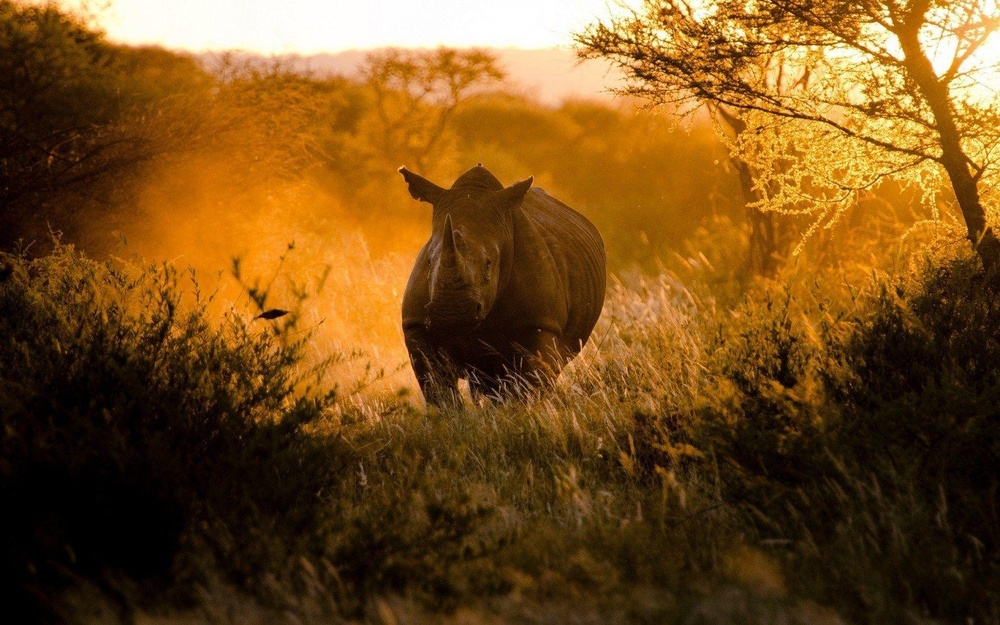
#> input picture Lab Task 5/1. Image Processing and Enhancement/africa.jpg, 1000 x 625 px, shrunk from 1680 x 1050 before the run
$ jupyter execute 'Grayscaling of image.ipynb'
#> lines starting #> are read from the running program, lines starting #| are printed output that depends on the picture
[cell 1]
import cv2

image = cv2.imread("africa.jpg")
#> image is the input picture: shape (625, 1000, 3); mean B, G, R 29.2, 77.8, 116.7

gray_image = cv2.cvtColor(image, cv2.COLOR_BGR2GRAY)
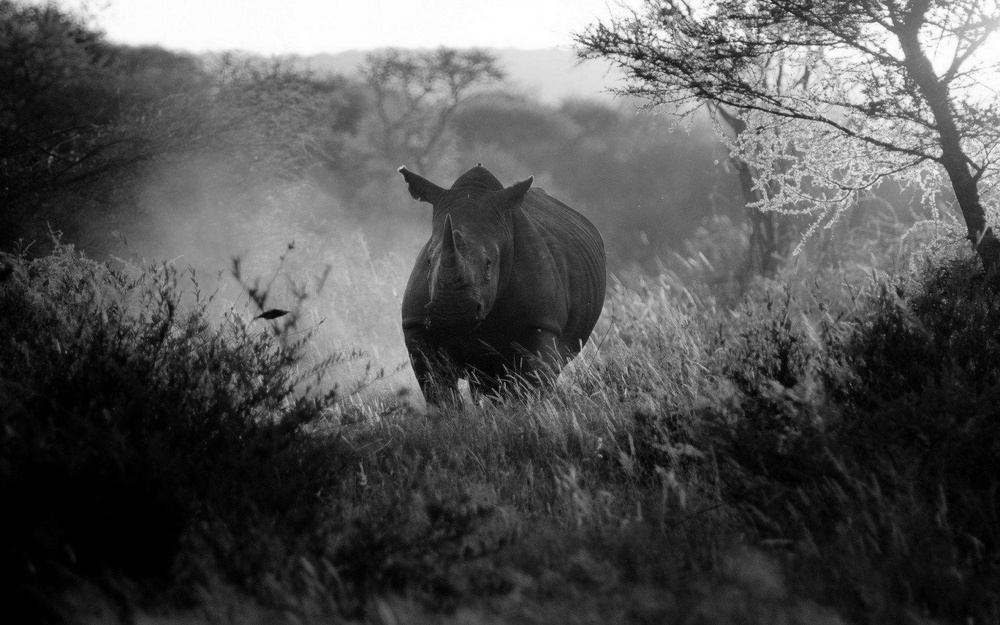
#> gray_image: shape (625, 1000); min 0, max 255, mean 83.9

cv2.imshow('Grayscale', gray_image)
cv2.waitKey(0)
cv2.destroyAllWindows()

[cell 2]
import cv2

img = cv2.imread('africa.jpg', 0)
#> img: shape (625, 1000); min 0, max 255, mean 83.9

cv2.imshow('Grayscale Image', img)
cv2.waitKey(0)
cv2.destroyAllWindows()

[cell 3]
import cv2

img_weighted = cv2.imread('africa.jpg')
rows, cols = img_weighted.shape[:2]
#> rows = 625; cols = 1000

for i in range(rows):
    for j in range(cols):
        gray = 0.2989 * img_weighted[i, j][2] + 0.5870 * img_weighted[i, j][1] + 0.1140 * img_weighted[i, j][0]
        img_weighted[i, j] = [gray, gray, gray]

cv2.imshow('Grayscale Image (Weighted)', img_weighted)
cv2.waitKey(0)
cv2.destroyAllWindows()

[cell 4]
import cv2

img = cv2.imread('africa.jpg')
rows, cols = img.shape[:2]

for i in range(rows):
    for j in range(cols):
        gray = (img[i, j, 0] + img[i, j, 1] + img[i, j, 2]) / 3
        img[i, j] = [gray, gray, gray]
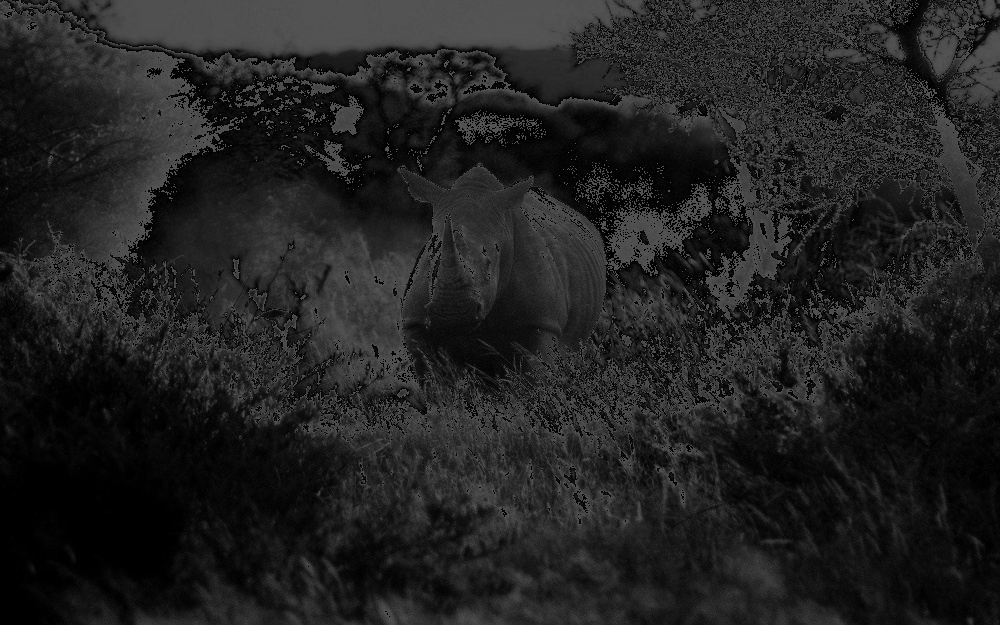
#> img: shape (625, 1000, 3); min 0, max 85, mean 33.2

cv2.imshow('Grayscale Image (Average)', img)
cv2.waitKey(0)
cv2.destroyAllWindows()

$ run again, with Lab Task 5/1. Image Processing and Enhancement/4.jpg copied over Lab Task 5/1. Image Processing and Enhancement/africa.jpg
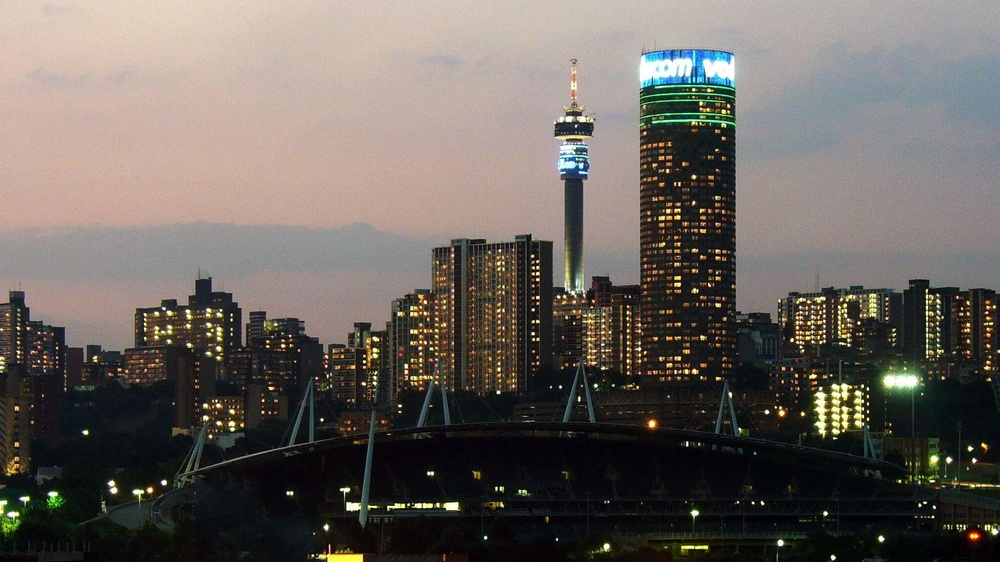
#> input picture Lab Task 5/1. Image Processing and Enhancement/4.jpg, 1000 x 562 px, shrunk from 1920 x 1080 before the run
#> image is the input picture: shape (562, 1000, 3); mean B, G, R 93.3, 98.8, 105.1
#> `gray_image = cv2.cvtColor(image, cv2.COLOR_BGR2GRAY)`:
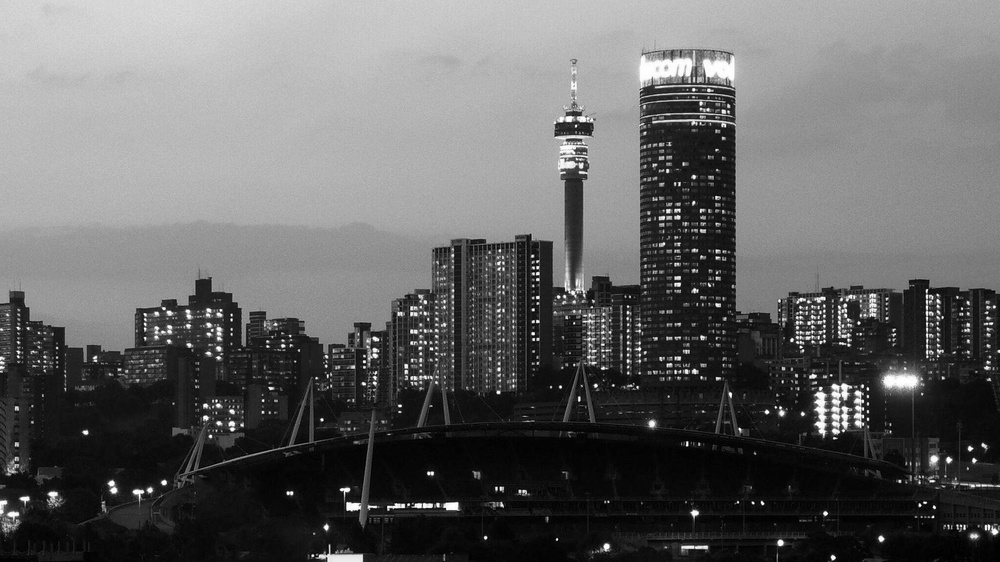
#> gray_image: shape (562, 1000); min 0, max 255, mean 100.1
#> after the loop `for i in range(rows):`:
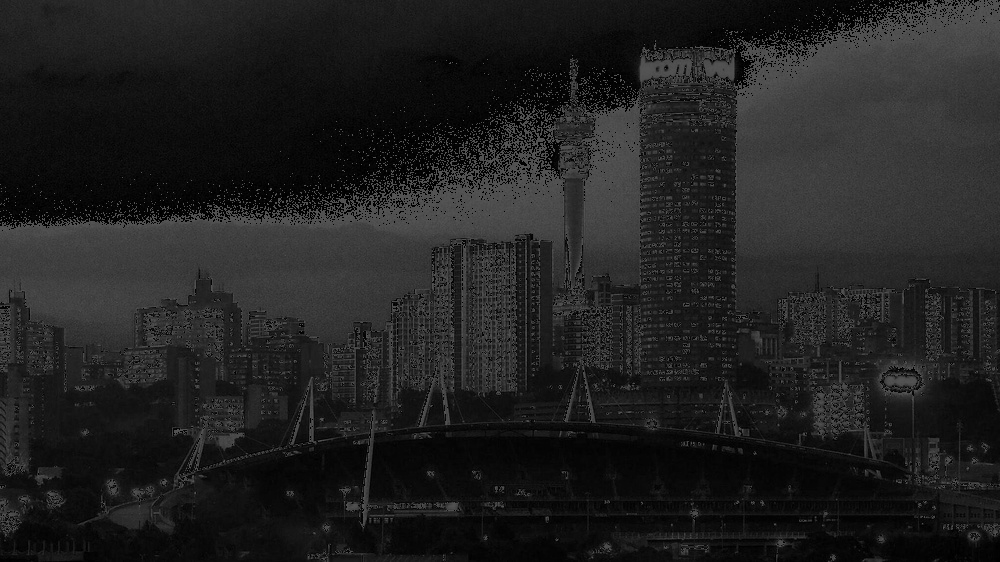
#> img: shape (562, 1000, 3); min 0, max 85, mean 32.6

$ run again, with Lab Task 5/1. Image Processing and Enhancement/5.jpg copied over Lab Task 5/1. Image Processing and Enhancement/africa.jpg
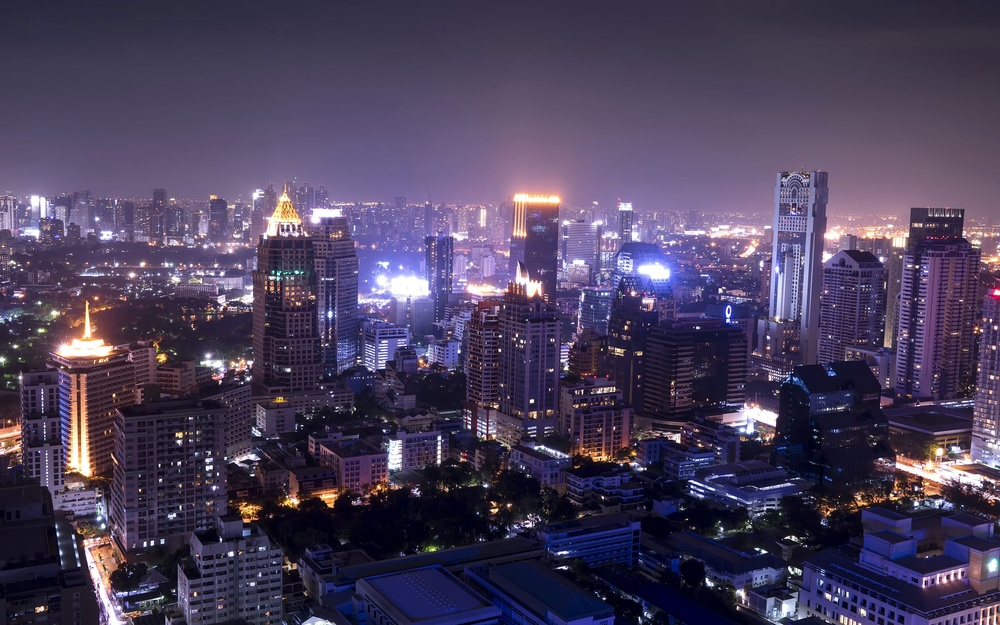
#> input picture Lab Task 5/1. Image Processing and Enhancement/5.jpg, 1000 x 625 px, shrunk from 3840 x 2400 before the run
#> image is the input picture: shape (625, 1000, 3); mean B, G, R 91.9, 64.5, 75.1
#> `gray_image = cv2.cvtColor(image, cv2.COLOR_BGR2GRAY)`:
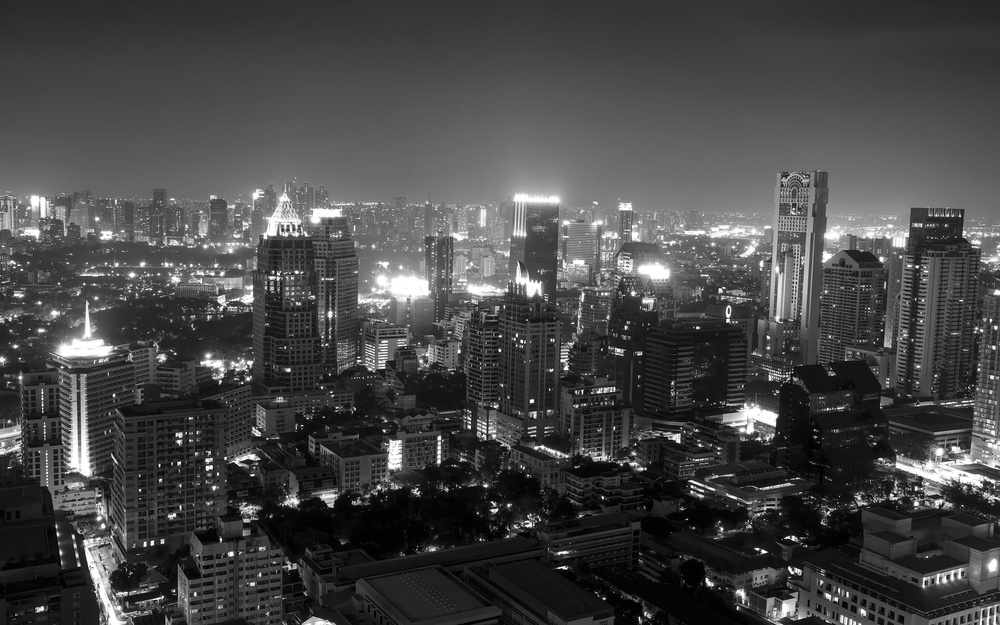
#> gray_image: shape (625, 1000); min 0, max 255, mean 70.8
#> after the loop `for i in range(rows):`:
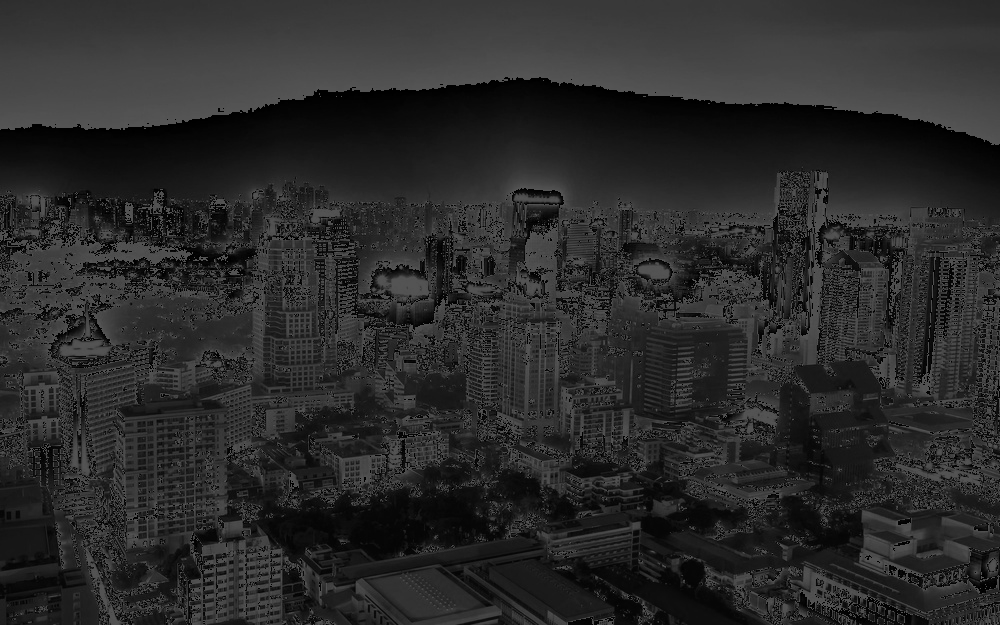
#> img: shape (625, 1000, 3); min 0, max 85, mean 42.2

$ run again, with Lab Task 5/1. Image Processing and Enhancement/6.jpg copied over Lab Task 5/1. Image Processing and Enhancement/africa.jpg
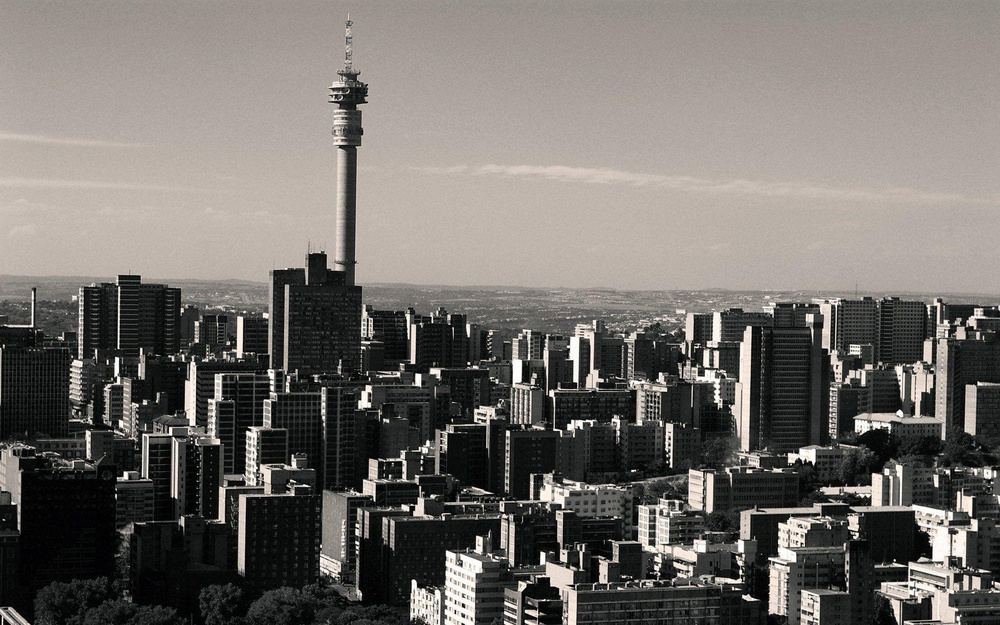
#> input picture Lab Task 5/1. Image Processing and Enhancement/6.jpg, 1000 x 625 px, shrunk from 1920 x 1200 before the run
#> image is the input picture: shape (625, 1000, 3); mean B, G, R 106.7, 111, 115.3
#> after the loop `for i in range(rows):`:
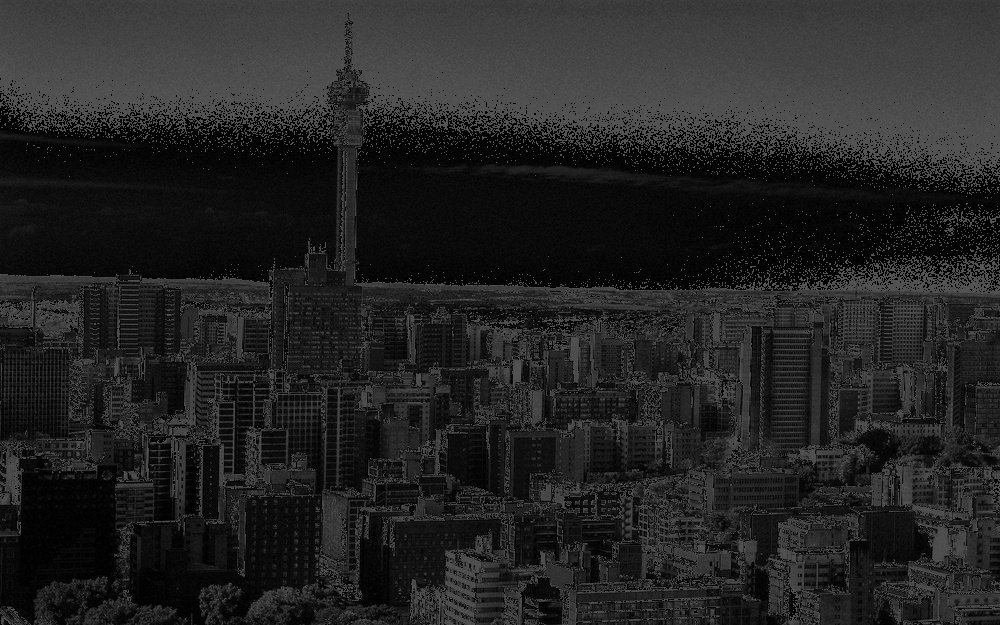
#> img: shape (625, 1000, 3); min 0, max 85, mean 35.9
